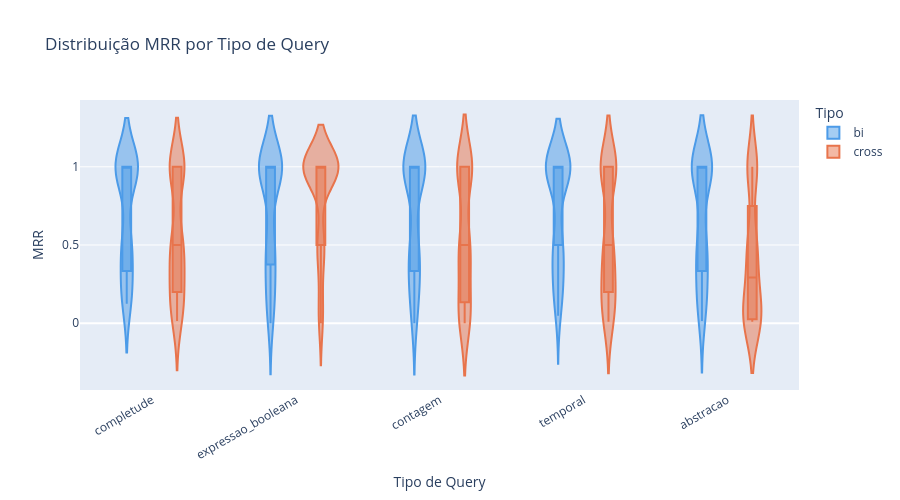

The notebook cell saved with this chart:
### Markdown cell above
## 6. Violino — Distribuição Per-Query por Tipo de Query

### Code cell
metric_vio = "MRR"

fig = px.violin(
    df_pq[df_pq["query_type"] != "overall"],
    x="query_type",
    y=metric_vio,
    color="encoder_type",
    box=True,
    points=False,
    title=f"Distribuição {metric_vio} por Tipo de Query",
    labels={"query_type": "Tipo de Query", metric_vio: metric_vio, "encoder_type": "Tipo"},
    color_discrete_map={"bi": "#4C9BE8", "cross": "#E8744C"},
    height=500,
)
fig.update_layout(xaxis_tickangle=-30)
fig.show()

### Figure 1 — Plotly figure (JSON) as saved in the notebook; plotly's stock layout.template omitted (floating-point values rounded to 4 significant figures; data arrays with more than 128 entries replaced by an {"elided": "..."} marker saying what was removed)
{"data": [{"alignmentgroup": "True", "box": {"visible": true}, "hovertemplate": "Tipo=bi<br>Tipo de Query=%{x}<br>MRR=%{y}<extra></extra>", "legendgroup": "bi", "marker": {"color": "#4C9BE8"}, "name": "bi", "offsetgroup": "bi", "orientation": "v", "points": false, "scalegroup": "True", "showlegend": true, "type": "violin", "x": {"elided": "375 str values"}, "x0": " ", "xaxis": "x", "y": {"elided": "375 float values"}, "y0": " ", "yaxis": "y"}, {"alignmentgroup": "True", "box": {"visible": true}, "hovertemplate": "Tipo=cross<br>Tipo de Query=%{x}<br>MRR=%{y}<extra></extra>", "legendgroup": "cross", "marker": {"color": "#E8744C"}, "name": "cross", "offsetgroup": "cross", "orientation": "v", "points": false, "scalegroup": "True", "showlegend": true, "type": "violin", "x": {"elided": "500 str values"}, "x0": " ", "xaxis": "x", "y": {"elided": "500 float values"}, "y0": " ", "yaxis": "y"}], "layout": {"height": 500, "legend": {"title": {"text": "Tipo"}, "tracegroupgap": 0}, "title": {"text": "Distribuição MRR por Tipo de Query"}, "violinmode": "group", "xaxis": {"anchor": "y", "domain": [0, 1], "tickangle": -30, "title": {"text": "Tipo de Query"}}, "yaxis": {"anchor": "x", "domain": [0, 1], "title": {"text": "MRR"}}}}
